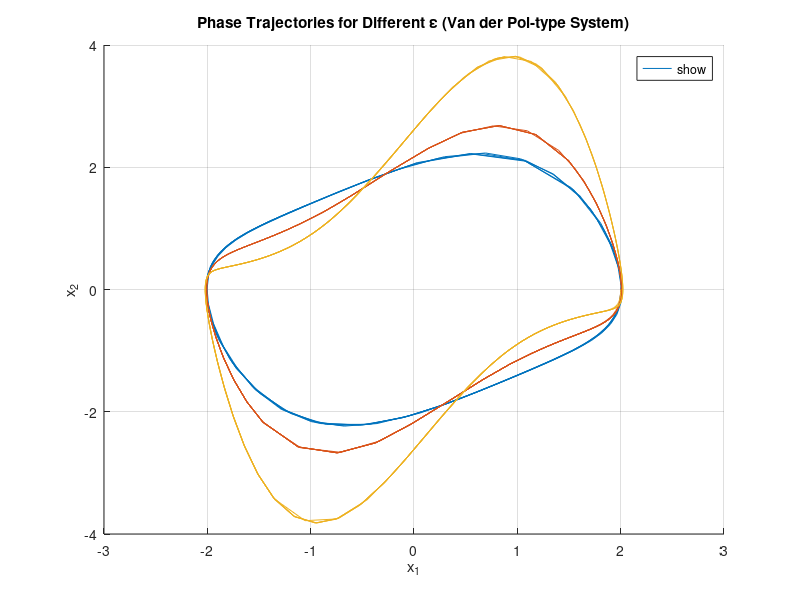

Write the MATLAB code that produced this figure.
fprintf('\n--- 17.9: Radioactive Decay System ---\n');
epsilonValues = [0.5, 1, 2];   % different epsilon values to compare stability

figure; hold on;
for eps_val = epsilonValues
    odefun = @(t, x) [x(2);
                       eps_val*(1 - x(1)^2)*x(2) - x(1)];
    tspan = [0 30];
    x0 = [2; 0];
    [t, x] = ode45(odefun, tspan, x0);
    plot(x(:,1), x(:,2), 'DisplayName', ['\epsilon = ', num2str(eps_val)]);
end
xlabel('x_1'); ylabel('x_2');
title('Phase Trajectories for Different \epsilon (Van der Pol-type System)');
legend('show', 'Location', 'best'); grid on; hold off;
